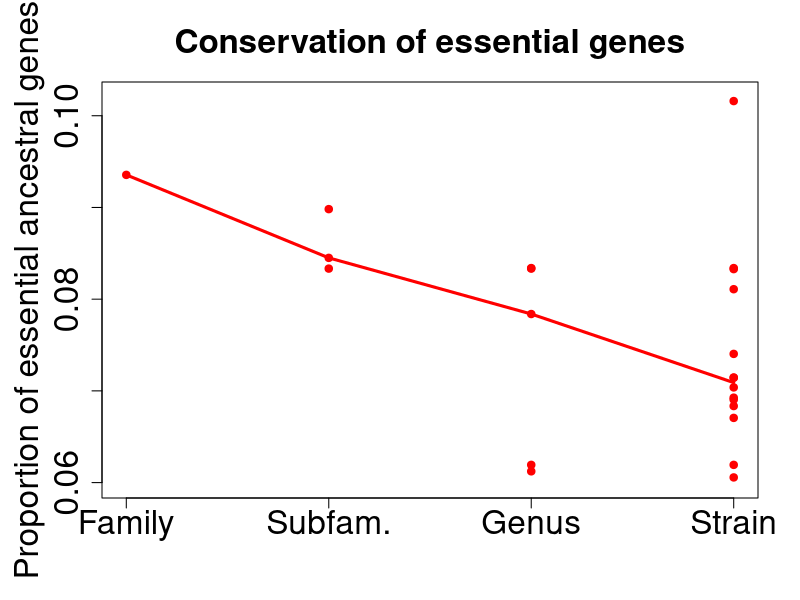

This figure's R source:
strain =c(
  307/4957,
  352/4341,
  298/4316,
  335/4525,
  323/4522,
  321/4492,
  371/4455,
  340/4831,
  334/4981,
  438/4311,
  299/4317,
  388/5677,
  303/5003,
  360/4317
)


speciesFitch = c( 
  307/4957,
  302/3853,
  309/3708,
  277/4524,
  360/4317
)


subFamilyFitch = c(
  283/3349,
  309/3708,
  277/3084
)


familyFitch = c(
  296/3164
)



pdf(file = '~/EnTrI/figures/fitch.pdf')

par(mar=c(5.1,5.1,4.1,2.1))

plot(4*strain/strain, strain, xlim=c(1,4), ylim=c(0.06,0.102), col="red", ylab="Proportion of essential ancestral genes", xaxt="n", xlab="",pch=19,
     cex.lab=2, cex.axis=2, main = 'Conservation of essential genes', cex.main=2)

points(3*speciesFitch/speciesFitch,speciesFitch, col="red", pch=19)

points(2*subFamilyFitch/subFamilyFitch,subFamilyFitch, col="red", pch=19)

points(1*familyFitch/familyFitch,familyFitch, col="red", pch=19)

lines(1:4, c(median(familyFitch), median(subFamilyFitch), median(speciesFitch), median(strain) ), col="red", lwd=3)

#legend("topright", c("intersection", "ancestral II", "Dollo"), fil=c("red4", "olivedrab4", "cyan3"))
axis(1, at = 1:4, labels=c("Family", "Subfam.", "Genus", "Strain"), cex.axis=2)

dev.off()
